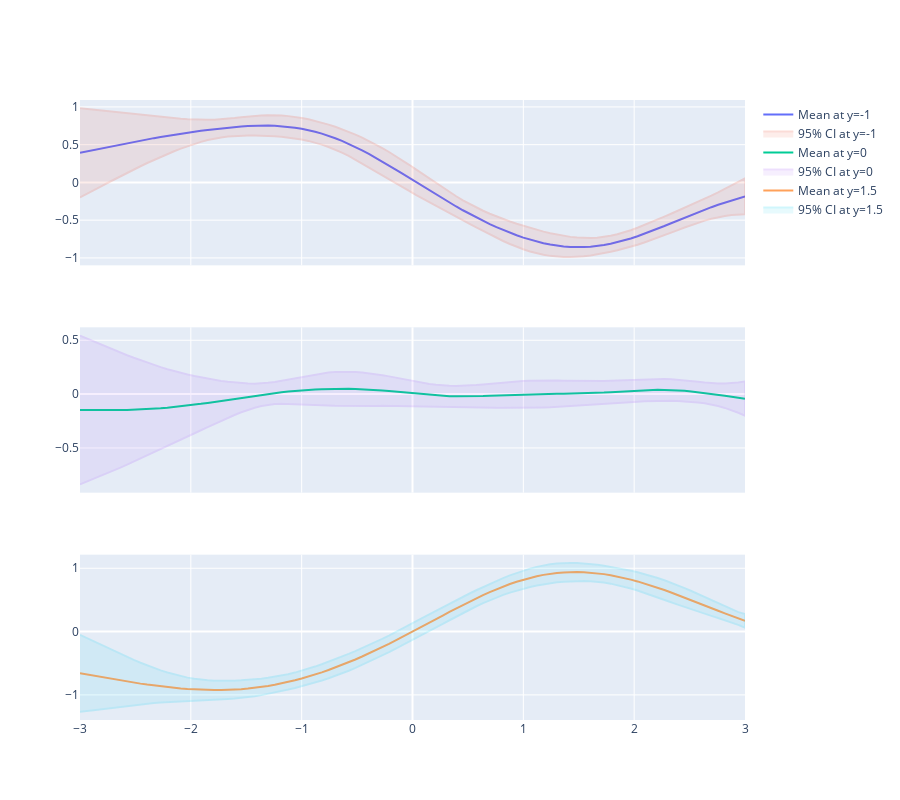

Here is the notebook cell this chart was saved with:
### Markdown cell above
### Plotting Slices
The objective here is to visualize how the GPR model, previously trained on a two-dimensional dataset, predicts the output variable across varying slices of one input dimension while holding the other dimension constant. This approach provides insights into how the model interpolates and extrapolates data, revealing its predictive behavior and uncertainty.

### Code cell
import plotly.subplots as sp
import plotly.graph_objects as go

fig = sp.make_subplots(rows=3, cols=1, shared_xaxes=True)

for i, y_slice in enumerate(slices):
    x_test = np.linspace(-3, 3, 100).reshape(-1, 1)
    X_test = np.hstack([x_test, np.ones_like(x_test) * y_slice])
    mean, var = m.predict(X_test)
    std = np.sqrt(var)
    
    fig.add_trace(
        go.Scatter(x=x_test.flatten(), y=mean.flatten(), 
                  name=f'Mean at y={y_slice}'),
        row=i+1, col=1
    )
    
    fig.add_trace(
        go.Scatter(x=np.concatenate([x_test.flatten(), x_test.flatten()[::-1]]),
                  y=np.concatenate([mean.flatten() + 2*std.flatten(), 
                                  (mean.flatten() - 2*std.flatten())[::-1]]),
                  fill='toself', opacity=0.2, name=f'95% CI at y={y_slice}'),
        row=i+1, col=1
    )

fig.update_layout(height=800)
fig.show()
